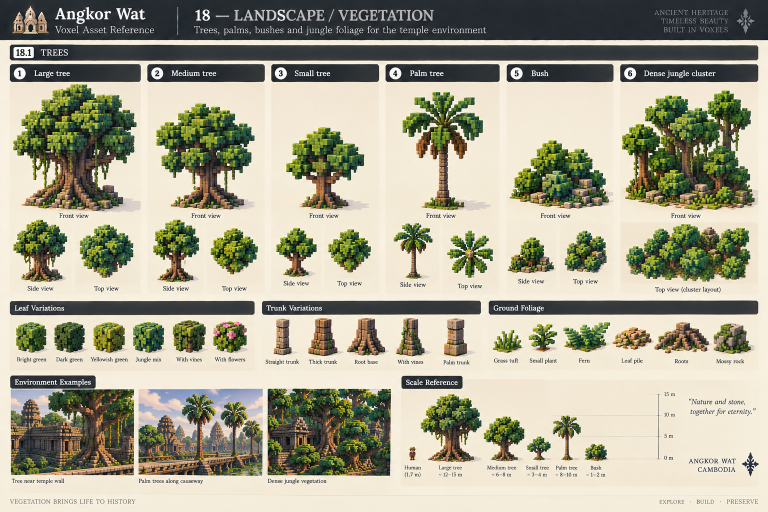
#> input picture assets/angkor detail/section 18/section 18.1.png, 1536 x 1024 px (shown at 1/2 size)
$ python crop-refs.py
#> lines starting #> are read from the running program, lines starting #| are printed output that depends on the picture
"""Cut the section 15-21 reference sheets into per-component crops (2x) in
screenshots/refs/ (gitignored). Needs Pillow: pip install pillow.

  python3 docs/kit-work/crop-refs.py
"""
from PIL import Image
import os
ROOT = os.path.abspath(os.path.join(os.path.dirname(__file__), '..', '..'))
A = os.path.join(ROOT, 'assets', 'angkor detail') + '/'
OUT = os.path.join(ROOT, 'screenshots', 'refs') + '/'
os.makedirs(OUT, exist_ok=True)
S18_1 = A + 'section 18/section 18.1.png'
S18_2 = A + 'section 18/section 18.2.png'
S19_1 = A + 'section 19/85D8F367-EBB2-45B5-94C0-E9ED5A7CE350.PNG'
S19_2 = A + 'section 19/DC8CFA59-53FC-45C2-9C62-F650EC8907C8.PNG'
S20 = A + 'section 20/6706F03E-0DFA-4AFA-80F0-5C031D4F49D5.PNG'
crops = {
  # 18.1 trees
  '18.1-large-tree': (S18_1, (18, 128, 284, 592)),
  '18.1-medium-tree': (S18_1, (292, 128, 532, 592)),
  '18.1-small-tree': (S18_1, (540, 128, 760, 592)),
  '18.1-palm-tree': (S18_1, (768, 128, 1002, 592)),
  '18.1-bush': (S18_1, (1010, 128, 1230, 592)),
  '18.1-jungle-cluster': (S18_1, (1238, 128, 1518, 592)),
  '18.1-leaf-variations': (S18_1, (18, 598, 512, 742)),
  '18.1-trunk-variations': (S18_1, (520, 598, 964, 742)),
  '18.1-ground-foliage': (S18_1, (974, 598, 1518, 742)),
  '18.1-environment-examples': (S18_1, (18, 748, 788, 975)),
  '18.1-scale-reference': (S18_1, (798, 748, 1518, 975)),
  # 18.2 ground
  '18.2-combination-examples': (S18_2, (18, 676, 755, 948)),
  '18.2-in-game-usage': (S18_2, (764, 676, 1398, 962)),
  # 19.1 sandstone
  '19.1-usage-examples': (S19_1, (18, 700, 1048, 998)),
  '19.1-palette': (S19_1, (1058, 700, 1518, 872)),
  # 19.2 damage
  '19.2-combination-examples': (S19_2, (18, 655, 490, 958)),
  '19.2-in-game-usage': (S19_2, (500, 655, 1048, 958)),
  '19.2-palette': (S19_2, (1058, 655, 1518, 802)),
  # 20 props
  '20-stone-fragments': (S20, (16, 88, 302, 398)),
  '20-fallen-blocks': (S20, (310, 88, 622, 398)),
  '20-broken-statue': (S20, (630, 88, 908, 398)),
  '20-small-shrine': (S20, (916, 88, 1222, 398)),
  '20-offering-platform': (S20, (1230, 88, 1520, 398)),
  '20-stone-steps': (S20, (16, 408, 302, 692)),
  '20-drainage-channel': (S20, (310, 408, 622, 692)),
  '20-small-pond': (S20, (630, 408, 908, 692)),
  '20-fallen-leaves': (S20, (916, 408, 1222, 692)),
  '20-roots': (S20, (1230, 408, 1520, 692)),
  '20-grass-patches': (S20, (16, 702, 580, 962)),
  '20-environment-examples': (S20, (588, 702, 1380, 962)),
}
cols18_2 = ['grass','dirt','sandstone-path','moss','lichen','fallen-leaves','roots','small-rocks']
x0 = [18, 216, 403, 590, 771, 953, 1139, 1327]
for i, n in enumerate(cols18_2):
    crops['18.2-' + n] = (S18_2, (x0[i], 130, x0[i] + 192, 662))
cols19_1 = ['clean','warm','dark','cracked','weathered','mossy']
cols19_2 = ['broken-corner','missing-block','cracked-block','eroded-edge','collapsed-decorative','dark-weathering']
xs = [(18, 259), (271, 512), (524, 764), (774, 1014), (1025, 1266), (1277, 1518)]
for i, n in enumerate(cols19_1):
    crops['19.1-' + n] = (S19_1, (xs[i][0], 133, xs[i][1], 692))
for i, n in enumerate(cols19_2):
    crops['19.2-' + n] = (S19_2, (xs[i][0], 131, xs[i][1], 642))
S15 = A + 'section 15/ChatGPT Image Sep 22, 2026, 10_38_08 AM.png'
S16 = A + 'section 16/51F119C4-CD9A-4DB5-BCFD-840E8D3A151C.PNG'
S17A = A + 'section 17/9CD32C14-908E-487E-9287-BF45055F93A6.PNG'
S17B = A + 'section 17/B65034CE-0DD5-499B-B913-792827EFB323.PNG'
S21 = A + 'section 21/A0BE3E10-53DB-4C20-B81F-F9F8227B8AAA.PNG'
S21_1 = A + 'section 21/Codex Image Sep 22, 2026, 12_44_48 PM.png'
S21_2 = A + 'section 21/Codex Image Sep 22, 2026, 12_46_24 PM.png'
S21_3 = A + 'section 21/Codex Image Sep 22, 2026, 12_48_32 PM.png'
# §15, 16, 17 and 21 (the architecture kit). Suffix -b: the second §17 sheet;
# -o: the §21 overview sheet (the others come from its three detailed sheets).
C = {}
for n, x in zip(['small-wall', 'long-wall', 'thick-wall', 'wall-corner', 'wall-end-cap'], [(18, 268), (280, 660), (673, 954), (967, 1266), (1279, 1518)]):
    C['15-' + n] = (S15, (x[0], 92, x[1], 352))
for n, x in zip(['door-opening', 'window-opening', 'decorative-wall'], [(18, 503), (520, 1025), (1042, 1518)]):
    C['15-' + n] = (S15, (x[0], 362, x[1], 570))
for n, x in zip(['gallery-wall', 'foundation-block', 'upper-wall-block', 'layer-breakdown', 'palette'], [(18, 400), (417, 662), (680, 961), (980, 1252), (1271, 1518)]):
    C['15-' + n] = (S15, (x[0], 579, x[1], 792))
C['15-example-assemblies'] = (S15, (18, 798, 1518, 1005))
for n, x in zip(['lower-terrace', 'middle-terrace', 'upper-terrace', 'terrace-wall', 'terrace-corner'], [(20, 312), (325, 615), (629, 913), (928, 1215), (1229, 1516)]):
    C['16-' + n] = (S16, (x[0], 92, x[1], 382))
for n, x in zip(['terrace-stair', 'terrace-parapet', 'terrace-platform', 'decorative-blocks'], [(20, 367), (382, 729), (744, 1095), (1110, 1516)]):
    C['16-' + n] = (S16, (x[0], 395, x[1], 665))
C['16-combination-example'] = (S16, (20, 680, 1259, 960))
xs6 = [(20, 257), (272, 509), (524, 760), (775, 1011), (1026, 1263), (1279, 1516)]
for n, x in zip(['water-surface', 'water-edge', 'stone-embankment', 'shore-vegetation', 'shallow-water', 'deep-water'], xs6):
    C['17.1-' + n] = (S17A, (x[0], 136, x[1], 456))
    C['17.1-' + n + '-b'] = (S17B, (x[0], 138, x[1], 482))
C['17.1-water-colours'] = (S17B, (20, 502, 708, 697))
C['17.1-shore-details'] = (S17B, (20, 711, 708, 945))
C['17.1-in-game-example'] = (S17B, (728, 502, 1516, 962))
for n, x in zip(['reflection', 'ripples', 'lily-pads', 'floating-vegetation', 'small-debris'], [(20, 313), (328, 616), (630, 907), (922, 1210), (1224, 1516)]):
    C['17.2-' + n] = (S17A, (x[0], 512, x[1], 716))
C['17-banner'] = (S17A, (20, 728, 1313, 968))
for n, x in zip(['block-1x1', 'block-1x2', 'block-1x3', 'block-2x2', 'block-2x4', 'long-wall-block', 'corner-block'], [(23, 203), (217, 408), (422, 632), (646, 827), (840, 1085), (1099, 1317), (1330, 1515)]):
    C['21.1-' + n] = (S21_1, (x[0], 95, x[1], 552))
C['21.1-additional-views'] = (S21_1, (23, 571, 724, 926))
C['21.1-in-game-usage'] = (S21_1, (739, 571, 1515, 926))
xs21 = [(21, 255), (269, 510), (523, 761), (775, 1015), (1031, 1269), (1284, 1516)]
for n, x in zip(['pillar', 'window', 'door', 'stair', 'roof-tile', 'roof-tier'], xs21):
    C['21.2-' + n] = (S21_2, (x[0], 91, x[1], 433))
for n, x in zip(['cornice', 'lintel', 'pediment', 'naga', 'lion', 'tower-tier'], xs21):
    C['21.2-' + n] = (S21_2, (x[0], 443, x[1], 741))
C['21.2-combinations'] = (S21_2, (23, 748, 675, 976))
C['21.2-grid'] = (S21_2, (688, 748, 936, 976))
C['21.2-in-game'] = (S21_2, (951, 748, 1516, 966))
for n, x in zip(['gallery-section', 'gallery-corner', 'gopura-section', 'terrace-section', 'tower-section', 'causeway-section', 'moat-section'], [(22, 246), (258, 453), (466, 668), (681, 883), (896, 1077), (1090, 1310), (1322, 1516)]):
    C['21.3-' + n] = (S21_3, (x[0], 92, x[1], 758))
C['21.3-placement'] = (S21_3, (22, 768, 1515, 976))
# the overview sheet's small versions
for n, x in zip(['block-1x1', 'block-1x2', 'block-1x3', 'block-2x2', 'block-2x4', 'long-wall-block', 'corner-block'], [(20, 206), (218, 416), (430, 646), (660, 866), (880, 1092), (1103, 1331), (1338, 1516)]):
    C['21.1-' + n + '-o'] = (S21, (x[0], 125, x[1], 276))
for n, x in zip(['pillar', 'window', 'door', 'stair', 'roof-tile', 'roof-tier', 'cornice', 'lintel', 'pediment', 'naga', 'lion', 'tower-tier'], [(20, 102), (104, 208), (210, 318), (320, 432), (434, 546), (548, 656), (658, 772), (774, 906), (908, 1072), (1074, 1266), (1268, 1372), (1374, 1516)]):
    C['21.2-' + n + '-o'] = (S21, (x[0], 326, x[1], 496))
for n, x in zip(['gallery-section', 'gallery-corner', 'gopura-section', 'terrace-section', 'tower-section', 'causeway-section', 'moat-section'], [(20, 236), (240, 436), (440, 626), (630, 852), (855, 1026), (1030, 1277), (1280, 1516)]):
    C['21.3-' + n + '-o'] = (S21, (x[0], 546, x[1], 736))
C['21-overview-combination'] = (S21, (20, 748, 1262, 970))
crops.update(C)
for name, (src, box) in crops.items():
    im = Image.open(src).convert('RGB').crop(box)
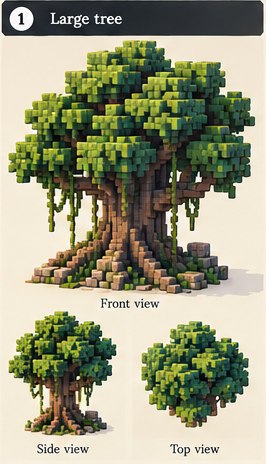
#> im: PIL image 266x464 RGB; mean R, G, B 153.4, 153.8, 126.8
    im = im.resize((im.width * 2, im.height * 2), Image.LANCZOS)
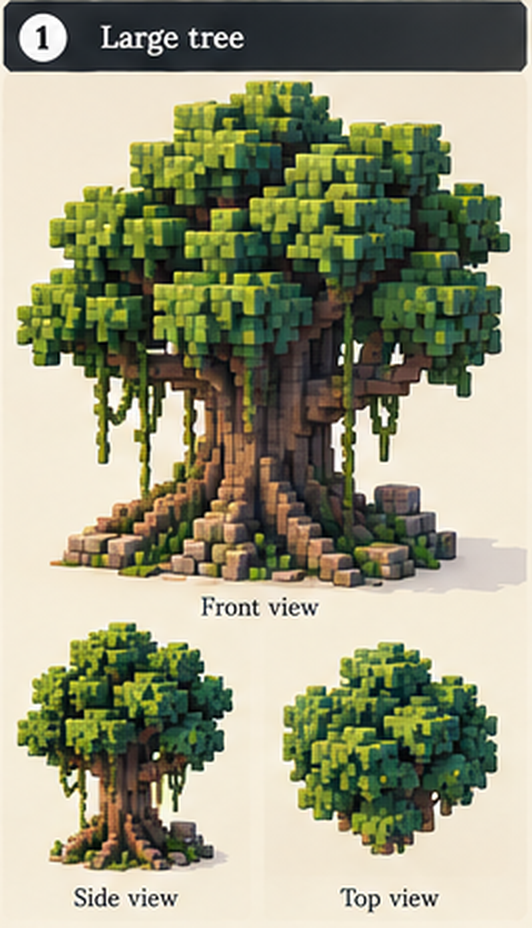
#> im: PIL image 532x928 RGB; mean R, G, B 153.3, 153.8, 126.8
#> (the run stopped early here; a loop or call above may not have finished)
